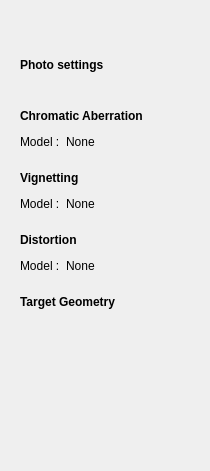
                       <widget class="QWidget" name="TabLensfun">
                        <property name="geometry">
                         <rect>
                          <x>0</x>
                          <y>0</y>
                          <width>210</width>
                          <height>471</height>
                         </rect>
                        </property>
                        <attribute name="label">
                         <string>Lensfun</string>
                        </attribute>
                        <layout class="QVBoxLayout" name="verticalLayout_84">
                         <item>
                          <widget class="QWidget" name="widget_30" native="true">
                           <layout class="QVBoxLayout" name="verticalLayout_83">
                            <item>
                             <widget class="QWidget" name="EnableLensfunWidget" native="true"/>
                            </item>
                            <item>
                             <spacer name="verticalSpacer_83">
                              <property name="orientation">
                               <enum>Qt::Vertical</enum>
                              </property>
                              <property name="sizeType">
                               <enum>QSizePolicy::Fixed</enum>
                              </property>
                              <property name="sizeHint" stdset="0">
                               <size>
                                <width>20</width>
                                <height>10</height>
                               </size>
                              </property>
                             </spacer>
                            </item>
                            <item>
                             <widget class="QWidget" name="LensfunCameraWidget" native="true"/>
                            </item>
                            <item>
                             <widget class="QWidget" name="LensfunLensWidget" native="true"/>
                            </item>
                            <item>
                             <spacer name="verticalSpacer_84">
                              <property name="orientation">
                               <enum>Qt::Vertical</enum>
                              </property>
                              <property name="sizeType">
                               <enum>QSizePolicy::Fixed</enum>
                              </property>
                              <property name="sizeHint" stdset="0">
                               <size>
                                <width>20</width>
                                <height>10</height>
                               </size>
                              </property>
                             </spacer>
                            </item>
                            <item>
                             <widget class="QLabel" name="label_11">
                              <property name="font">
                               <font>
                                <weight>75</weight>
                                <bold>true</bold>
                               </font>
                              </property>
                              <property name="text">
                               <string>Photo settings</string>
                              </property>
                             </widget>
                            </item>
                            <item>
                             <widget class="QWidget" name="LensfunFocalLengthWidget" native="true"/>
                            </item>
                            <item>
                             <widget class="QWidget" name="LensfunFWidget" native="true"/>
                            </item>
                            <item>
                             <widget class="QWidget" name="LensfunDistanceWidget" native="true"/>
                            </item>
                            <item>
                             <spacer name="verticalSpacer_85">
                              <property name="orientation">
                               <enum>Qt::Vertical</enum>
                              </property>
                              <property name="sizeType">
                               <enum>QSizePolicy::Fixed</enum>
                              </property>
                              <property name="sizeHint" stdset="0">
                               <size>
                                <width>20</width>
                                <height>10</height>
                               </size>
                              </property>
                             </spacer>
                            </item>
                            <item>
                             <widget class="QWidget" name="widget_13" native="true">
                              <layout class="QHBoxLayout" name="horizontalLayout_47">
                               <property name="spacing">
                                <number>0</number>
                               </property>
                               <property name="sizeConstraint">
                                <enum>QLayout::SetFixedSize</enum>
                               </property>
                               <property name="margin">
                                <number>0</number>
                               </property>
                               <item>
                                <widget class="QWidget" name="LensfunTCAEnableWidget" native="true"/>
                               </item>
                               <item>
                                <widget class="QLabel" name="label_12">
                                 <property name="font">
                                  <font>
                                   <weight>75</weight>
                                   <bold>true</bold>
                                  </font>
                                 </property>
                                 <property name="text">
                                  <string>Chromatic Aberration</string>
                                 </property>
                                </widget>
                               </item>
                               <item>
                                <spacer name="horizontalSpacer_26">
                                 <property name="orientation">
                                  <enum>Qt::Horizontal</enum>
                                 </property>
                                 <property name="sizeHint" stdset="0">
                                  <size>
                                   <width>9</width>
                                   <height>20</height>
                                  </size>
                                 </property>
                                </spacer>
                               </item>
                              </layout>
                             </widget>
                            </item>
                            <item>
                             <layout class="QHBoxLayout" name="horizontalLayout_62">
                              <item>
                               <widget class="QLabel" name="label_37">
                                <property name="text">
                                 <string>Model :</string>
                                </property>
                               </widget>
                              </item>
                              <item>
                               <widget class="QLabel" name="LensfunTCAModelLabel">
                                <property name="text">
                                 <string>None</string>
                                </property>
                               </widget>
                              </item>
                              <item>
                               <spacer name="horizontalSpacer_59">
                                <property name="orientation">
                                 <enum>Qt::Horizontal</enum>
                                </property>
                                <property name="sizeHint" stdset="0">
                                 <size>
                                  <width>20</width>
                                  <height>20</height>
                                 </size>
                                </property>
                               </spacer>
                              </item>
                             </layout>
                            </item>
                            <item>
                             <spacer name="verticalSpacer_86">
                              <property name="orientation">
                               <enum>Qt::Vertical</enum>
                              </property>
                              <property name="sizeType">
                               <enum>QSizePolicy::Fixed</enum>
                              </property>
                              <property name="sizeHint" stdset="0">
                               <size>
                                <width>20</width>
                                <height>10</height>
                               </size>
                              </property>
                             </spacer>
                            </item>
                            <item>
                             <widget class="QWidget" name="widget_14" native="true">
                              <layout class="QHBoxLayout" name="horizontalLayout_48">
                               <property name="spacing">
                                <number>0</number>
                               </property>
                               <property name="sizeConstraint">
                                <enum>QLayout::SetFixedSize</enum>
                               </property>
                               <property name="margin">
                                <number>0</number>
                               </property>
                               <item>
                                <widget class="QWidget" name="LensfunVignettingEnableWidget" native="true"/>
                               </item>
                               <item>
                                <widget class="QLabel" name="label_14">
                                 <property name="font">
                                  <font>
                                   <weight>75</weight>
                                   <bold>true</bold>
                                  </font>
                                 </property>
                                 <property name="text">
                                  <string>Vignetting</string>
                                 </property>
                                </widget>
                               </item>
                               <item>
                                <spacer name="horizontalSpacer_28">
                                 <property name="orientation">
                                  <enum>Qt::Horizontal</enum>
                                 </property>
                                 <property name="sizeHint" stdset="0">
                                  <size>
                                   <width>66</width>
                                   <height>20</height>
                                  </size>
                                 </property>
                                </spacer>
                               </item>
                              </layout>
                             </widget>
                            </item>
                            <item>
                             <layout class="QHBoxLayout" name="horizontalLayout_63">
                              <item>
                               <widget class="QLabel" name="label_38">
                                <property name="text">
                                 <string>Model :</string>
                                </property>
                               </widget>
                              </item>
                              <item>
                               <widget class="QLabel" name="LensfunVignettingModelLabel">
                                <property name="text">
                                 <string>None</string>
                                </property>
                               </widget>
                              </item>
                              <item>
                               <spacer name="horizontalSpacer_60">
                                <property name="orientation">
                                 <enum>Qt::Horizontal</enum>
                                </property>
                                <property name="sizeHint" stdset="0">
                                 <size>
                                  <width>20</width>
                                  <height>20</height>
                                 </size>
                                </property>
                               </spacer>
                              </item>
                             </layout>
                            </item>
                            <item>
                             <spacer name="verticalSpacer_87">
                              <property name="orientation">
                               <enum>Qt::Vertical</enum>
                              </property>
                              <property name="sizeType">
                               <enum>QSizePolicy::Fixed</enum>
                              </property>
                              <property name="sizeHint" stdset="0">
                               <size>
                                <width>20</width>
                                <height>10</height>
                               </size>
                              </property>
                             </spacer>
                            </item>
                            <item>
                             <widget class="QWidget" name="widget_15" native="true">
                              <layout class="QHBoxLayout" name="horizontalLayout_49">
                               <property name="spacing">
                                <number>0</number>
                               </property>
                               <property name="sizeConstraint">
                                <enum>QLayout::SetFixedSize</enum>
                               </property>
                               <property name="margin">
                                <number>0</number>
                               </property>
                               <item>
                                <widget class="QWidget" name="LensfunDistortionEnableWidget" native="true"/>
                               </item>
                               <item>
                                <widget class="QLabel" name="label_16">
                                 <property name="font">
                                  <font>
                                   <weight>75</weight>
                                   <bold>true</bold>
                                  </font>
                                 </property>
                                 <property name="text">
                                  <string>Distortion</string>
                                 </property>
                                </widget>
                               </item>
                               <item>
                                <spacer name="horizontalSpacer_29">
                                 <property name="orientation">
                                  <enum>Qt::Horizontal</enum>
                                 </property>
                                 <property name="sizeHint" stdset="0">
                                  <size>
                                   <width>69</width>
                                   <height>20</height>
                                  </size>
                                 </property>
                                </spacer>
                               </item>
                              </layout>
                             </widget>
                            </item>
                            <item>
                             <layout class="QHBoxLayout" name="horizontalLayout_64">
                              <item>
                               <widget class="QLabel" name="label_39">
                                <property name="text">
                                 <string>Model :</string>
                                </property>
                               </widget>
                              </item>
                              <item>
                               <widget class="QLabel" name="LensfunDistortionModelLabel">
                                <property name="text">
                                 <string>None</string>
                                </property>
                               </widget>
                              </item>
                              <item>
                               <spacer name="horizontalSpacer_61">
                                <property name="orientation">
                                 <enum>Qt::Horizontal</enum>
                                </property>
                                <property name="sizeHint" stdset="0">
                                 <size>
                                  <width>20</width>
                                  <height>20</height>
                                 </size>
                                </property>
                               </spacer>
                              </item>
                             </layout>
                            </item>
                            <item>
                             <spacer name="verticalSpacer_88">
                              <property name="orientation">
                               <enum>Qt::Vertical</enum>
                              </property>
                              <property name="sizeType">
                               <enum>QSizePolicy::Fixed</enum>
                              </property>
                              <property name="sizeHint" stdset="0">
                               <size>
                                <width>20</width>
                                <height>10</height>
                               </size>
                              </property>
                             </spacer>
                            </item>
                            <item>
                             <widget class="QWidget" name="widget_16" native="true">
                              <layout class="QHBoxLayout" name="horizontalLayout_50">
                               <property name="spacing">
                                <number>0</number>
                               </property>
                               <property name="sizeConstraint">
                                <enum>QLayout::SetFixedSize</enum>
                               </property>
                               <property name="margin">
                                <number>0</number>
                               </property>
                               <item>
                                <widget class="QWidget" name="LensfunGeometryEnableWidget" native="true"/>
                               </item>
                               <item>
                                <widget class="QLabel" name="label_18">
                                 <property name="font">
                                  <font>
                                   <weight>75</weight>
                                   <bold>true</bold>
                                  </font>
                                 </property>
                                 <property name="text">
                                  <string>Target Geometry</string>
                                 </property>
                                </widget>
                               </item>
                               <item>
                                <spacer name="horizontalSpacer_30">
                                 <property name="orientation">
                                  <enum>Qt::Horizontal</enum>
                                 </property>
                                 <property name="sizeHint" stdset="0">
                                  <size>
                                   <width>27</width>
                                   <height>20</height>
                                  </size>
                                 </property>
                                </spacer>
                               </item>
                              </layout>
                             </widget>
                            </item>
                            <item>
                             <widget class="QWidget" name="LensfunGeometryWidget" native="true"/>
                            </item>
                            <item>
                             <widget class="QWidget" name="LensfunScaleWidget" native="true"/>
                            </item>
                           </layout>
                          </widget>
                         </item>
                         <item>
                          <spacer name="verticalSpacer_34">
                           <property name="orientation">
                            <enum>Qt::Vertical</enum>
                           </property>
                           <property name="sizeHint" stdset="0">
                            <size>
                             <width>20</width>
                             <height>263</height>
                            </size>
                           </property>
                          </spacer>
                         </item>
                        </layout>
                       </widget>
